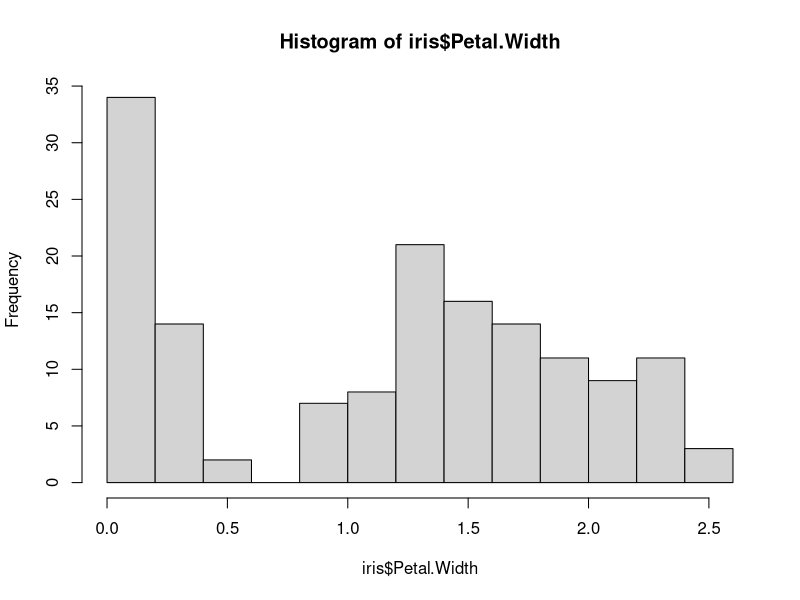
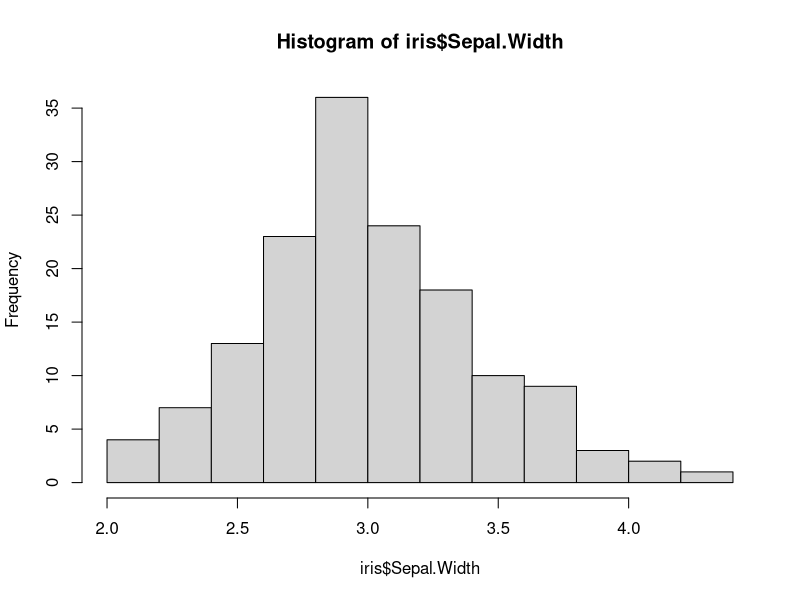
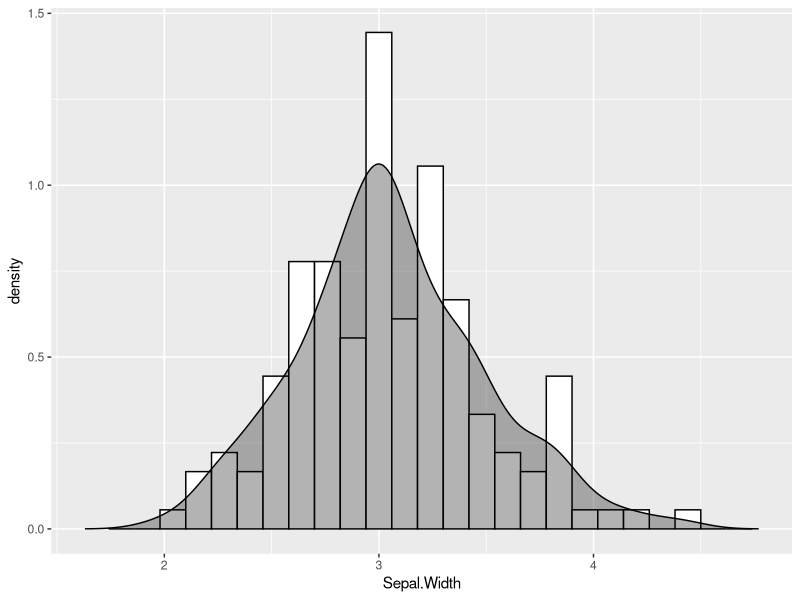
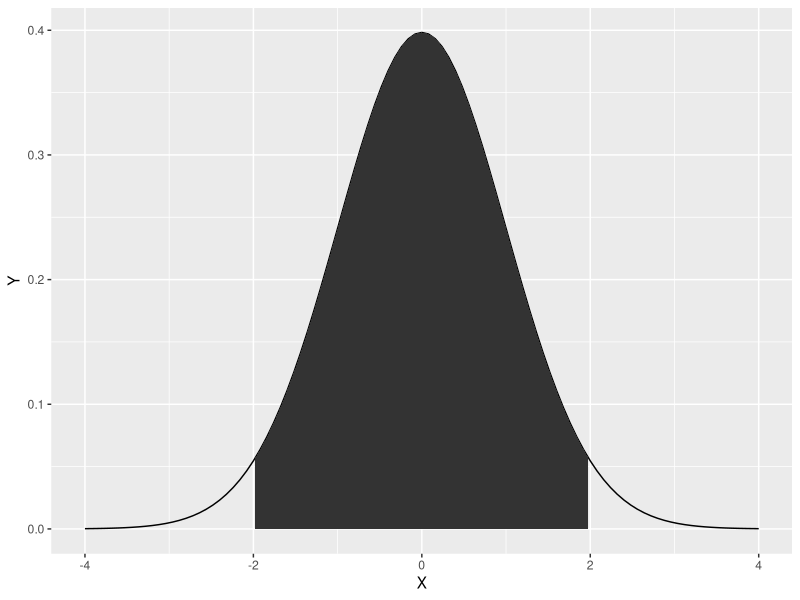

These figures' R source, in order:
library("datasets")
data("iris")

hist(iris$Petal.Width)
shapiro.test(x=iris$Petal.Width)

hist(iris$Sepal.Width)
shapiro.test(x=iris$Sepal.Width)
t.test(iris$Sepal.Width, mu=2.99)

library(ggplot2)

dens <- density(iris$Sepal.Width)
bw <- diff(range(iris$Sepal.Width))/20

ggplot(iris, aes(x=Sepal.Width)) +
  geom_histogram(aes(y=..density..), binwidth=bw, fill='white', color='black') +
  geom_density(fill='black', alpha=0.3) +
  xlim(range(dens$x))



q <- qt(c(0.025, 0.975), length(iris$Sepal.Width))

p <- ggplot()
p <- p + geom_path(data=data.frame(X=x<-seq(-4,4,len=101), Y=dt(x, length(iris$Sepal.Width))), aes(x=X, y=Y))
p <- p + geom_ribbon(data=data.frame(X=x<-seq(q[1],q[2],len=101), Y=dt(x, length(iris$Sepal.Width))), aes(x=X, y=Y, ymin=0, ymax=Y))
print(p)
